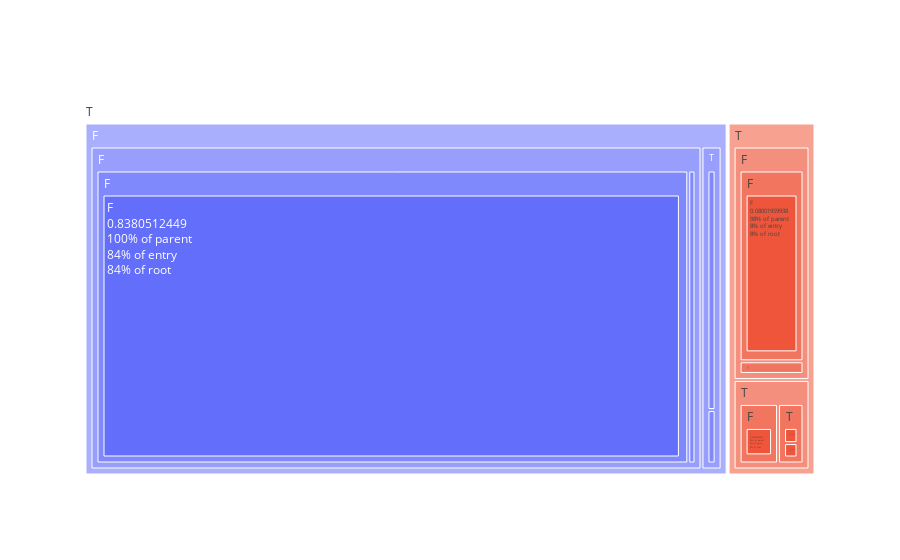

The notebook cell this image was saved under:
### Code cell
fig = px.sunburst(sun_count, path=['yr0', 'yr1', 'yr2', 'yr3', 'yr4'], values='perc_cohort_donors')
                
fig2 = go.Figure(go.Treemap(
                branchvalues="total",
                ids=fig['data'][0]['ids'],
                labels=fig['data'][0]['labels'].tolist(),
                parents=fig['data'][0]['parents'].tolist(),
                values=fig['data'][0]['values'],
                textinfo = "label+value+percent parent+percent entry+percent root",
            #    marker_colors = ["green", "red", "green", "green","green", "red", "red", "green","green", "red", "green", "green","green", "red", "red", "green"
                    #            ],
                pathbar = {"visible": True},
                maxdepth=5
                            )
                )
fig2.show()

### Figure 1 — Plotly figure (JSON) as saved in the notebook; plotly's stock layout.template omitted (floating-point values rounded to 4 significant figures)
{"data": [{"branchvalues": "total", "ids": ["T/F/F/F/F", "T/T/F/F/F", "T/F/T/F/F", "T/T/T/F/F", "T/F/F/T/F", "T/T/F/T/F", "T/F/T/T/F", "T/T/T/T/F", "T/F/F/F/T", "T/T/F/F/T", "T/F/T/F/T", "T/T/T/F/T", "T/F/F/T/T", "T/T/F/T/T", "T/F/T/T/T", "T/T/T/T/T", "T/F/F/F", "T/T/F/F", "T/F/T/F", "T/T/T/F", "T/F/F/T", "T/T/F/T", "T/F/T/T", "T/T/T/T", "T/F/F", "T/T/F", "T/F/T", "T/T/T", "T/F", "T/T", "T"], "labels": ["F", "F", "F", "F", "F", "F", "F", "F", "T", "T", "T", "T", "T", "T", "T", "T", "F", "F", "F", "F", "T", "T", "T", "T", "F", "F", "T", "T", "F", "T", "T"], "maxdepth": 5, "parents": ["T/F/F/F", "T/T/F/F", "T/F/T/F", "T/T/T/F", "T/F/F/T", "T/T/F/T", "T/F/T/T", "T/T/T/T", "T/F/F/F", "T/T/F/F", "T/F/T/F", "T/T/T/F", "T/F/F/T", "T/T/F/T", "T/F/T/T", "T/T/T/T", "T/F/F", "T/T/F", "T/F/T", "T/T/T", "T/F/F", "T/T/F", "T/F/T", "T/T/T", "T/F", "T/T", "T/F", "T/T", "T", "T", ""], "pathbar": {"visible": true}, "textinfo": "label+value+percent parent+percent entry+percent root", "type": "treemap", "values": [0.8381, 0.08002, 0.02193, 0.01859, 0.008703, 0.004018, 0.003767, 0.006807, 0.003414, 0.001479, 0.001005, 0.001466, 0.001535, 0.00139, 0.001351, 0.006472, 0.8415, 0.0815, 0.02294, 0.02006, 0.01024, 0.005408, 0.005118, 0.01328, 0.8517, 0.08691, 0.02806, 0.03334, 0.8798, 0.1202, 1]}], "layout": {}}
